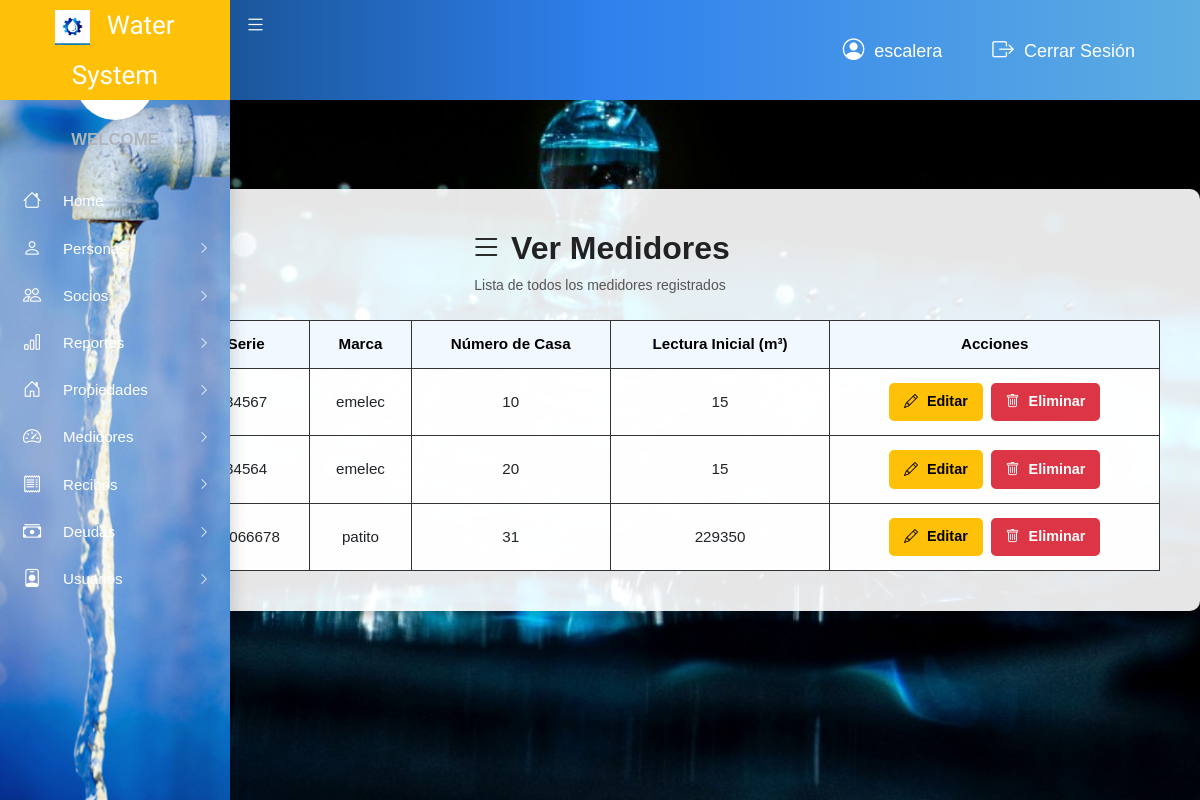
The page /vista/verMedidores.php (signed in) on the database its author committed.
### tables this page shows
CREATE TABLE `medidor` (
  `id_medidor` int(11) NOT NULL,
  `serie` varchar(50) NOT NULL,
  `marca` varchar(50) NOT NULL,
  `lectura_inicial` decimal(10,2) NOT NULL,
  `id_propiedad` int(11) DEFAULT NULL
);

CREATE TABLE `propiedades` (
  `id_propiedades` int(11) NOT NULL,
  `manzano` varchar(45) NOT NULL,
  `numero` int(11) NOT NULL,
  `id_socio` int(11) NOT NULL
);

### modelo/modelo_medidor.php (called while the page is built, shortened)
<?php
require_once 'conexion/conexionBase.php';
class ModeloMedidor {
    private $con;
    public function __construct() {
        $this->con = new ConexionBase();
    }
    public function obtenerMedidores() {
        $this->con->CreateConnection();
        $sql = "SELECT m.id_medidor, m.serie, m.marca, p.manzano, p.numero, m.lectura_inicial
                FROM medidor m
                INNER JOIN propiedades p ON m.id_propiedad = p.id_propiedades";
        $result = $this->con->ExecuteQuery($sql);
        $medidores = [];
        while ($row = $this->con->GetArrayResults($result)) {
            $medidores[] = $row;
        }
        $this->con->CloseConnection();
        return $medidores;
    }
}
?>

### modelo/conexion/conexionBase.php (called while the page is built, shortened)
<?php
class ConexionBase {
    private $host;
    private $user;
    private $password;
    private $database;
    private $conn;
    public function __construct() {
        $this->host = HOST;
        $this->user = USER;
        $this->password = PASSWORD;
        $this->database = DATABASE;
    }
    public function CreateConnection() {
        $this->conn = new mysqli($this->host, $this->user, $this->password, $this->database);
        return true;
    }
    public function ExecuteQuery($sql) {
        $result = $this->conn->query($sql);
        return $result;
    }
    public function GetArrayResults($result) {
        return $result->fetch_assoc();
    }
}
?>

### vista/verMedidores.php (the view, shortened to what this page needs)
<?php
include_once "cabecera.php";
include_once "menu.php";
require_once '../modelo/modelo_medidor.php';
$medidorModel = new ModeloMedidor();
$medidores = $medidorModel->obtenerMedidores();
?>
<!DOCTYPE html>
<html lang="es">
<head>
    <link rel="stylesheet" href="css/main.css">
    <link rel="stylesheet" href="https://cdn.jsdelivr.net/npm/bootstrap-icons@1.10.5/font/bootstrap-icons.css">
</head>
<body>
<main class="form-container">
    <h1><i class="bi bi-list"></i> Ver Medidores</h1>
    <p>Lista de todos los medidores registrados</p>
    <div class="table-responsive">
        <table>
            <thead>
                <tr>
                    <th>ID Medidor</th>
                    <th>Serie</th>
                    <th>Marca</th>
                    <th>Número de Casa</th>
                    <th>Lectura Inicial (m³)</th>
                    <th>Acciones</th>
                </tr>
            </thead>
            <tbody>
                <?php if (!empty($medidores)): ?>
                    <?php foreach ($medidores as $medidor): ?>
                        <tr>
                            <td><?php echo htmlspecialchars($medidor['id_medidor']); ?></td>
                            <td><?php echo htmlspecialchars($medidor['serie']); ?></td>
                            <td><?php echo htmlspecialchars($medidor['marca']); ?></td>
                            <td><?php echo htmlspecialchars($medidor['numero']); ?></td>
                            <td><?php echo rtrim(rtrim($medidor['lectura_inicial'], '0'), '.'); ?></td>
                            <td>
                                <a href="editarMedidor.php?id_medidor=<?php echo $medidor['id_medidor']; ?>" class="btn btn-warning">
                                    <i class="bi bi-pencil"></i> Editar
                                </a>
                                <a href="../controlador/controlador_medidor.php?action=eliminar&id_medidor=<?php echo $medidor['id_medidor']; ?>"
                                   class="btn btn-danger"
                                   onclick="return confirm('¿Estás seguro de que deseas eliminar este medidor?');">
                                    <i class="bi bi-trash"></i> Eliminar
                                </a>
                            </td>
                        </tr>
                    <?php endforeach; ?>
                <?php else: ?>
                    <tr>
                        <td colspan="6">No hay medidores registrados.</td>
                    </tr>
                <?php endif; ?>
            </tbody>
        </table>
    </div>
</main>
<?php include_once "pie.php"; ?>
</body>
</html>

### vista/verMedidores.php (style rules this page uses)
body { background-image: url('images/imag.jpg'); background-size: cover; background-position: center; background-attachment: fixed; margin: 0; display: flex; align-items: center; justify-content: center; min-height: 100vh; font-family: Arial, sans-serif; }
.form-container { background: rgba(255, 255, 255, 0.9); padding: 2.5rem; border-radius: 10px; box-shadow: 0 4px 12px rgba(0, 0, 0, 0.3); width: 100%; max-width: 1200px; margin: auto; }
.form-container h1 { font-size: 2rem; text-align: center; color: #222; margin-bottom: 0.5rem; }
.form-container p { text-align: center; color: #555; margin-bottom: 1.5rem; }
table { width: 100%; border-collapse: collapse; font-size: 0.95rem; }
thead { background-color: #007bff; color: black; }
th, td { padding: 0.75rem; border: 1px solid #333; background-color: rgba(255, 255, 255, 0.95); text-align: center; }
.btn { padding: 0.4rem 0.8rem; font-size: 0.9rem; border-radius: 5px; margin: 2px; cursor: pointer; text-decoration: none; display: inline-block; }
.btn-warning { background-color: #ffc107; color: #000; }
.btn-danger { background-color: #dc3545; color: white; }

### rows shown on the page
medidor: serie "34567", marca "emelec", id_propiedad.numero "10", lectura_inicial "15"
medidor: serie "34564", marca "emelec", id_propiedad.numero "20", lectura_inicial "15"
medidor: serie "00066678", marca "patito", id_propiedad.numero "31", lectura_inicial "229350"

### other values the page prints
$_SESSION['usuario'] "escalera"
